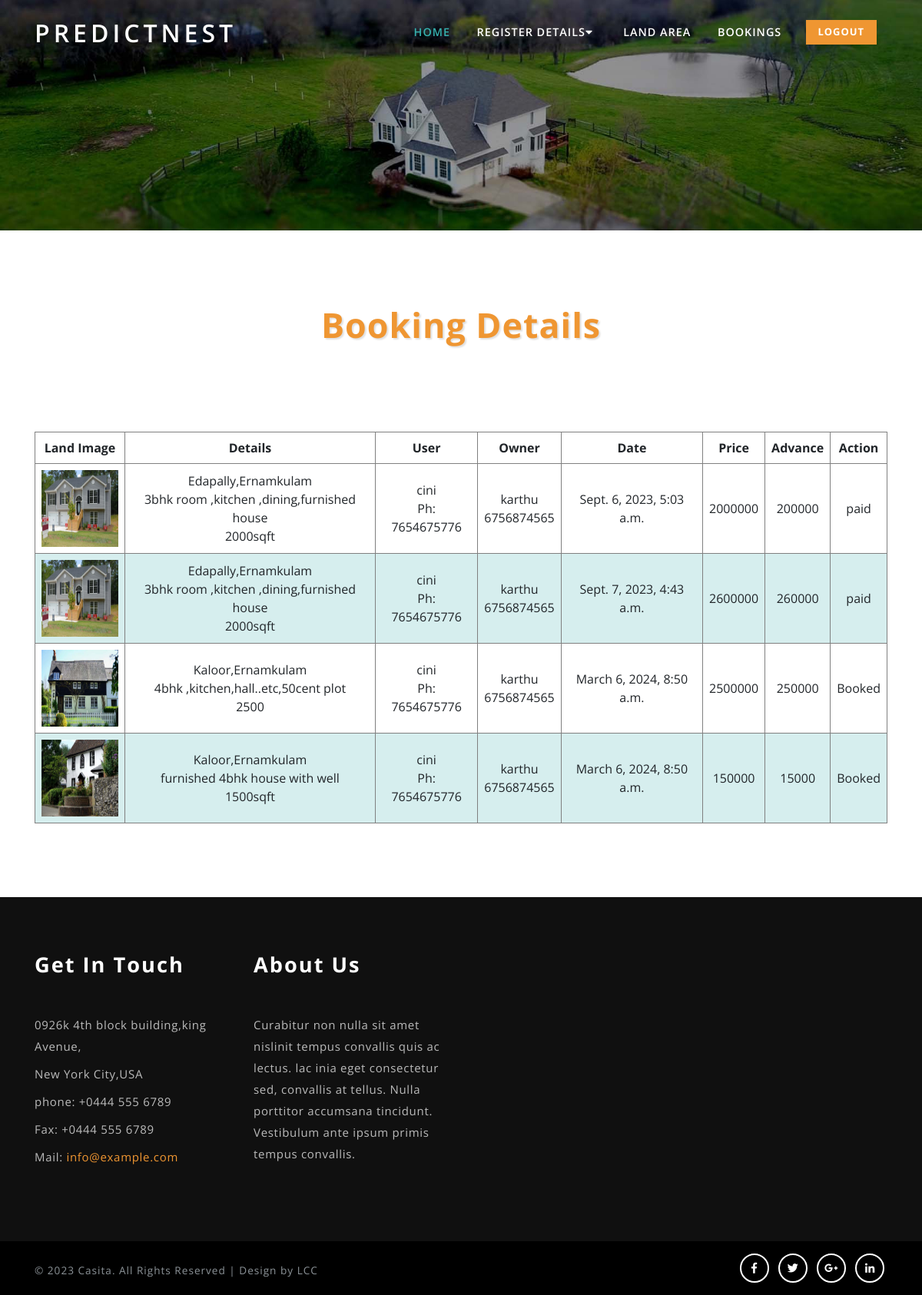
The page /viewbooking_admin/ on the database its author committed.
### realestateapp/models.py (models this page shows)
class Booking(models.Model):
    user=models.ForeignKey(User,on_delete=models.CASCADE,null=True)
    land=models.ForeignKey(Landarea,on_delete=models.CASCADE,null=True)
    date=models.DateTimeField(auto_now_add=True)
    price=models.IntegerField(null=True)
    advance=models.IntegerField(null=True)
    status=models.CharField(max_length=40,null=True,default='Booked')

class Landarea(models.Model):
    location=models.TextField(null=True)
    image=models.ImageField(upload_to="uploadImage",max_length=None,null=True)
    sqft=models.CharField(max_length=10,null=True)
    price=models.IntegerField(null=True)
    description=models.TextField(null=True)
    status=models.CharField(max_length=40,null=True,default='Available')
    date=models.DateTimeField(auto_now_add=True)
    owner=models.ForeignKey(Landowner,on_delete=models.CASCADE,null=True)

class User(models.Model):
    name=models.CharField(max_length=40,null=True)
    address=models.CharField(max_length=40,null=True)
    email=models.CharField(max_length=40,null=True)
    phone=models.CharField(max_length=40,null=True)
    aadhaar_no=models.CharField(max_length=40,null=True)
    user=models.ForeignKey(Login,on_delete=models.CASCADE,null=True)

class Landowner(models.Model):
    name=models.CharField(max_length=40,null=True)
    address=models.CharField(max_length=40,null=True)
    email=models.CharField(max_length=40,null=True)
    phone=models.CharField(max_length=40,null=True)
    license_no=models.CharField(max_length=40,null=True)
    user=models.ForeignKey(Login,on_delete=models.CASCADE,null=True)

### realestateapp/views.py (the view)
# urls.py: path('viewbooking_admin/',views.viewBookings_admin),
def viewBookings_admin(request):
    qy=Booking.objects.all()
    return render(request,'Admin/viewbooking_admin.html',{'qy':qy})

### Template/Admin/viewbooking_admin.html (shortened to what this page needs)
{% extends 'Admin/adminHome.html' %}
{% load static %}
{% block header %}
<section class="banner-bottom py-lg-5 py-md-5 py-3">
    <div class="container">
        <div class="inner-sec py-lg-5 py-3">
            <h3 class="tittle text-center mb-md-5 mb-4">Booking Details</h3>
            <div class="contact_grid_right">
                    <table border="1">
                      <thead>
                          <tr>
                            <th scope="col">Land Image</th>
                            <th scope="col">Details</th>
                            <th scope="col">User</th>
                            <th scope="col">Owner</th>
                            <th scope="col">Date</th>
                            <th scope="col">Price</th>
                            <th scope="col">Advance</th>
                            <th scope="col">Action</th>
                          </tr>
                        </thead>
                        <tbody id="tableBody">
                            {% for d in qy %}
                          <tr>
                            <th><img src="../static/media/{{d.land.image}}"></th>
                            <td>{{d.land.location}}<br>{{d.land.description}}<br>{{d.land.sqft}}</td>
                            <td>{{d.user.name}}<br>Ph: {{d.user.phone}}</td>
                            <td>{{d.land.owner.name}}<br>{{d.land.owner.phone}}</td>
                            <td>{{d.date}}</td>
                            <td>{{d.price}}</td>
                            <td>{{d.advance}}</td>
                            <td>
                                {{d.status}}
                            </td>
                          </tr>
                          {% endfor %}
                        </tbody>
                      </table>
            </div>
        </div>
    </div>
</section>
{% endblock %}

### Template/Admin/adminHome.html (shortened to what this page needs)
{% load static %}
<!DOCTYPE html>
<html lang="zxx">
<head>
    <link href="{% static 'css/bootstrap.css' %}" rel='stylesheet' type='text/css' />
    <link href="{% static 'css/style.css' %}" rel='stylesheet' type='text/css' />
	 <link href="{% static 'css/contact.css' %}" rel='stylesheet' type='text/css' />
    <link href="{% static 'css/fontawesome-all.css' %}" rel="stylesheet">
</head>
<body>
    <section class="mian-content-1">
            <div class="header-top">
				<div class="container">
					<header class="mainheader py-3">
						<nav class="navbar navbar-expand-lg navbar-light bg-light RWDpagescrollfix">
							<h1><a class="navbar-brand" href="">PREDICTNEST</a></h1>
							<div class="collapse navbar-collapse navbar-toggle justify-content-end" id="navbarNavAltMarkup">
								<ul class="navbar-nav">
									<li class="nav-item active">
									<a class="nav-link text-uppercase" href="\adminHome">Home</a></li>
									<li class="nav-item dropdown">
										<a class="nav-link text-uppercase dropdown-toggle" href="#" id="navbarDropdown" role="button" data-toggle="dropdown" aria-haspopup="true" aria-expanded="false">
										   Register details<i class="fas fa-caret-down"></i>
									</a>
									</li>
                                    <li><a class="nav-link text-uppercase" href="\viewland_admin">Land Area</a></li>
									<li> <a class="nav-link text-uppercase" href="\viewbooking_admin">Bookings</a></li>
								</ul>
								<div class="top-info text-left">
									<ul>
										<li class="number-phone"><a class="nav-link request text-uppercase font-weight-bold" href="\login" >Logout</a></li>
									</ul>
								</div>
							</div>
						</nav>
					</header>
				</div>
            </div>
    </section>
    {% block header %}{% endblock %}
    <footer class="newsletter_right pymd-5 py-4" id="footer">
        <div class="container">
            <div class="inner-sec py-md-5 py-3">
                <div class="row mb-md-4 mb-md-3">
					<div class="col-lg-3 col-md-6 social-info text-left">
                       <h3 class="tittle1 foot mb-md-5 mb-4 text-white">Get in touch</h3>
						<p>0926k 4th block building,king Avenue, </p>
						<p class="my-2"> New York City,USA</p>
						<p class="phone">phone: +0444 555 6789</p>
						<p class="phone my-2">Fax: +0444 555 6789</p>
						<p class="phone">Mail:
							<a href="">info@example.com</a>
						</p>
                    </div>
					<div class="col-lg-3 col-md-6 social-info text-left">
					 <h3 class="tittle1 foot mb-md-5 mb-4 text-white">About Us</h3>
                       <p>Curabitur non nulla sit amet nislinit tempus convallis quis ac lectus. lac inia eget consectetur sed, convallis at tellus.
						Nulla porttitor accumsana tincidunt. Vestibulum ante ipsum primis tempus convallis.</p>
                    </div>
                    <div class="col-lg-6 col-md-12 n-right tex-left">
                    </div>
                </div>
            </div>
        </div>
    </footer>
	<div class="copyright py-3">
		<div class="container">
			<div class="row">
				<div class="col-md-8">
					<p class="copy-right mt-2">© 2023 Casita. All Rights Reserved | Design by
						LCC
					</p>
				</div>
				<div class="col-md-4">
					<ul class="social-icons scial justify-content-end">
						<li class="mr-1"><a href=""><span class="fab fa-facebook-f"></span></a></li>
						<li class="mx-1"><a href=""><span class="fab fa-twitter"></span></a></li>
						<li class="mx-1"><a href=""><span class="fab fa-google-plus-g"></span></a></li>
						<li class="mx-1"><a href=""><span class="fab fa-linkedin-in"></span></a></li>
					</ul>
				</div>
			</div>
		</div>
	</div>
</body>
</html>

### static/css/style.css (style rules this page uses)
html, body { margin: 0; font-size: 100%; font-family: 'Open Sans', sans-serif; background: #fff; }
body a { text-decoration: none; transition: 0.5s all; -webkit-transition: 0.5s all; -moz-transition: 0.5s all; -o-transition: 0.5s all; -ms-transition: 0.5s all; font-family: 'Open Sans', sans-serif; }
h1, h2, h3, h4, h5, h6 { margin: 0; font-family: 'Open Sans', sans-serif; letter-spacing: 1px; font-weight: 700; }
p { margin: 0; font-size: 0.85em; color: #8c9398; line-height: 2em; letter-spacing: 1px; }
ul { margin: 0; padding: 0; }
header.mainheader { display: -webkit-box; display: -ms-flexbox; display: flex; -ms-flex-wrap: wrap; flex-wrap: wrap; }
.navbar { padding: 0em 0em; background: transparent !important; flex-basis: 100%; -webkit-flex-basis: 100% }
h1 a.navbar-brand { font-size: 0.8em; text-transform: uppercase; font-weight: 600; letter-spacing: 5px; color: #fff; }
.navbar-light .navbar-brand { color: #fff; font-family: 'Open Sans', sans-serif; }
.navbar-light .navbar-nav .nav-link { padding: 0.3em 1.2em; color: #ffffff; background: transparent; font-size: 0.9em; letter-spacing: 1px; text-transform: capitalize; font-weight: 600; }
.navbar-light .navbar-nav .show > .nav-link, .navbar-light .navbar-nav .active > .nav-link, .navbar-light .navbar-nav .nav-link.show, .navbar-light .navbar-nav .nav-link.active, .navbar-light .navbar-nav .nav-link:hover, .navbar-light .navbar-nav .nav-link:focus { background: transparent; color: #36b1af; }
a.nav-link.request { padding: 0.5em 1.2em; color: #ffffff; background: transparent; font-size: 0.9em; letter-spacing: 1px; font-weight: 600; background: #ef9632; }
.dropdown-toggle::after { width: 0; height: 0; margin-left: 0; content: ""; border-top: 0.3em solid; border-right: 0.3em solid transparent; border: 0px; }
li.nav-item.active { color: #03cce6; }
.top-info ul li { list-style: none; display: inline-block; margin: 0 1em; color: #ffffff; letter-spacing: 1px; font-size: 0.9em; vertical-align: top; }
.mian-content-1 { background: url(../images/bg.jpg); background-size: cover; background-position: center; min-height:300px; }
h3.tittle { text-shadow: 2px 2px 2px rgba(41, 41, 41, 0.15); font-size: 3em; color: #ef9632; font-weight: 700; }
.newsletter_right { background: #101010; }
h3.tittle1 { font-size: 1.7em; letter-spacing: 2px; text-transform: capitalize; }
.social-info p { color: #bbbbbb; line-height: 28px; font-size: 15px; letter-spacing: .7px; }
.social-info a { color: #ef9632; }
ul.social-icons li { list-style: none; display: inline-block; }
ul.social-icons li a { display: block; color: #fff; text-decoration: none; font-size: 14px; width: 38px; height: 38px; border-radius: 50%; line-height: 34px; background: transparent; border: 2px solid #fff; text-align: center; }
.copyright { background: #000; }
ul.scial { text-align: right; }
@media (max-width:1280px) { h3.tittle { font-size: 2.8em; } }

### static/css/contact.css (style rules this page uses)
body a { text-decoration: none; transition: 0.5s all; -webkit-transition: 0.5s all; -moz-transition: 0.5s all; -o-transition: 0.5s all; -ms-transition: 0.5s all; }
.contact_grid_right { padding-top:4em; }
.contact_grid_right { width: 100%; }

### Template/Admin/viewbooking_admin.html (style rules this page uses)
table { border-collapse: collapse; width: 100%; }
th, td { text-align: center; padding: 8px; }
tr:nth-child(even) { background-color: #D6EEEE; }
img { width: 100px; height: 100px; }

### rows shown on the page
Booking: land.image (picture), land.location "Edapally,Ernamkulam", land.description "3bhk room ,kitchen ,dining,furnished house", land.sqft "2000sqft", user.name "cini", user.phone "7654675776", land.owner.name "karthu", land.owner.phone "6756874565", date "Sept. 6, 2023, 5:03 a.m.", price "2000000", advance "200000", status "paid"
Booking: land.image (picture), land.location "Edapally,Ernamkulam", land.description "3bhk room ,kitchen ,dining,furnished house", land.sqft "2000sqft", user.name "cini", user.phone "7654675776", land.owner.name "karthu", land.owner.phone "6756874565", date "Sept. 7, 2023, 4:43 a.m.", price "2600000", advance "260000", status "paid"
Booking: land.image (picture), land.location "Kaloor,Ernamkulam", land.description "4bhk ,kitchen,hall..etc,50cent plot", land.sqft "2500", user.name "cini", user.phone "7654675776", land.owner.name "karthu", land.owner.phone "6756874565", date "March 6, 2024, 8:50 a.m.", price "2500000", advance "250000", status "Booked"
Booking: land.image (picture), land.location "Kaloor,Ernamkulam", land.description "furnished 4bhk house with well", land.sqft "1500sqft", user.name "cini", user.phone "7654675776", land.owner.name "karthu", land.owner.phone "6756874565", date "March 6, 2024, 8:50 a.m.", price "150000", advance "15000", status "Booked"
